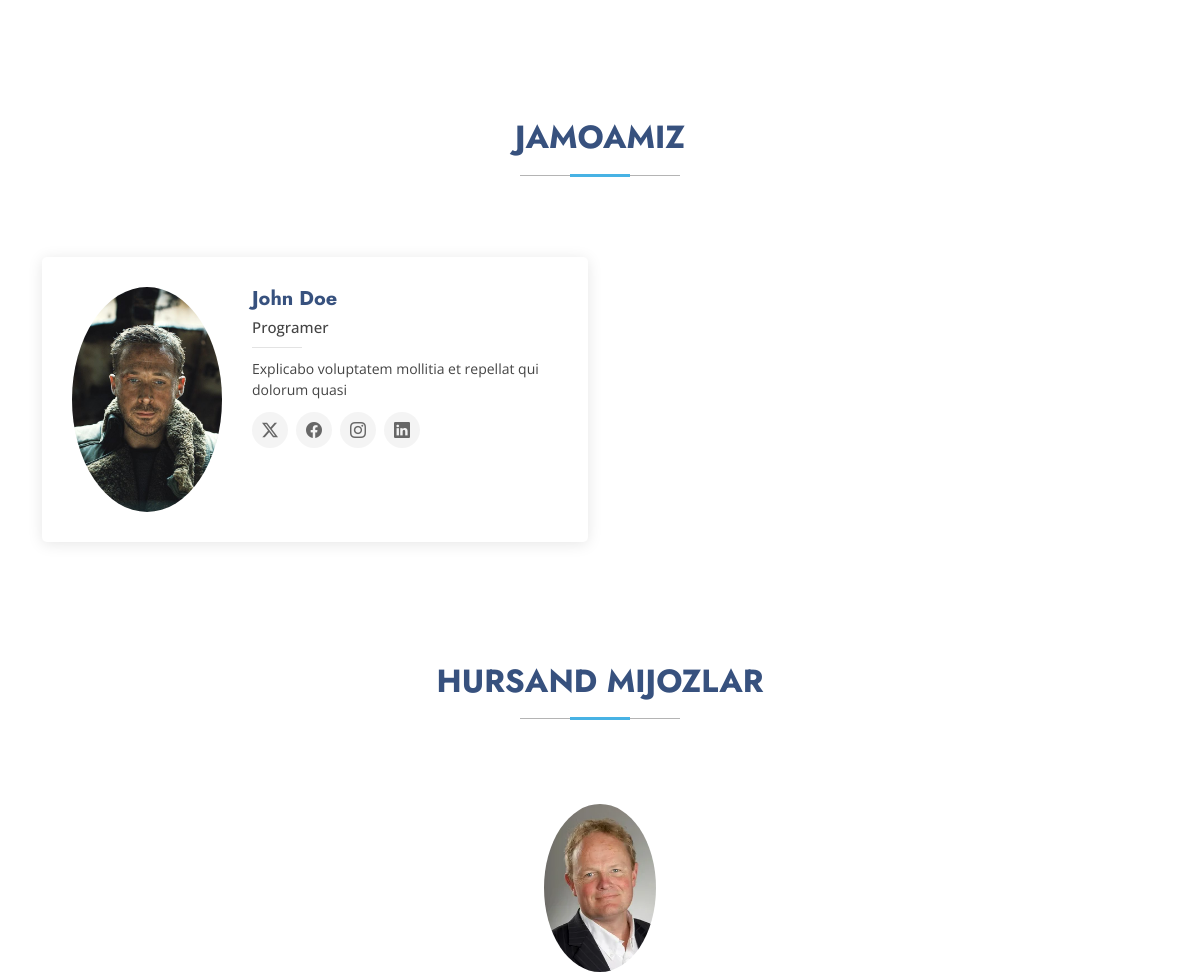
Before: / (middle part) with the older database file.
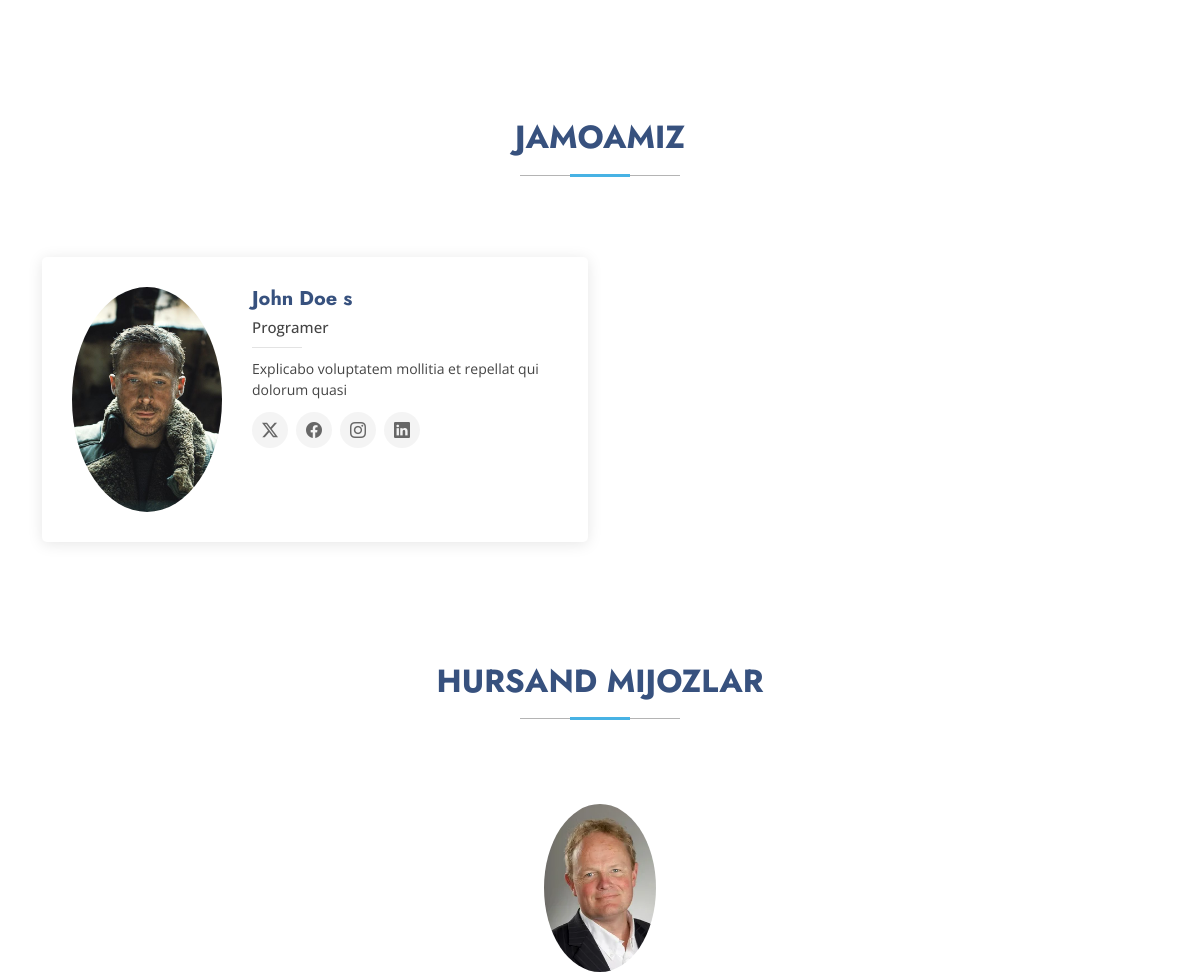
After: the same page with the newer database file.
### dashboard/models.py (models this page shows, shortened)
class Staff(models.Model):
    full_name = models.CharField(max_length=100)
    specialty = models.CharField(max_length=100)
    bio = models.TextField()
    image = models.ImageField(upload_to='staff/')
    twitter = models.URLField(max_length=255)
    facebook = models.URLField(max_length=255)
    instagram = models.URLField(max_length=255)
    linkedin = models.URLField(max_length=255)

### users/models.py (models this page shows, shortened)
class Review(models.Model):
    user = models.ForeignKey(User, on_delete=models.CASCADE)
    speciality = models.CharField(max_length=100)
    review = models.TextField()
    stars_given = models.PositiveSmallIntegerField(
        validators=[MinValueValidator(1), MaxValueValidator(5)]
    )
    @property
    def stars(self):
        return range(0, self.stars_given)

class User(AbstractUser):
    profile_image = models.ImageField(upload_to='profile_pics', default="default_profile_pic.jpg")
    @property
    def full_name(self):
        return f'{self.first_name} {self.last_name}'

### users/views.py (the view)
# urls.py: path('', HomePageView.as_view(), name='home'),
class HomePageView(View):
    def get(self, request):
        services = Services.objects.all()
        portfolios = Portfolio.objects.all()
        staff = Staff.objects.all()
        reviews = Review.objects.all()
        context = {
            'services': services, 'portfolios': portfolios,
            'staff': staff, 'reviews': reviews
        }
        return render(request, 'users/index.html', context)

### templates/users/index.html (shortened to what this page needs)
<!DOCTYPE html>
{% load static %}
<html lang="en">
<head>
  <link href="{% static 'users/assets/vendor/bootstrap/css/bootstrap.min.css' %}" rel="stylesheet">
  <link href="{% static 'users/assets/vendor/bootstrap-icons/bootstrap-icons.css' %}" rel="stylesheet">
  <link href="{% static 'users/assets/vendor/aos/aos.css' %}" rel="stylesheet">
  <link href="{% static 'users/assets/vendor/glightbox/css/glightbox.min.css' %}" rel="stylesheet">
  <link href="{% static 'users/assets/vendor/swiper/swiper-bundle.min.css' %}" rel="stylesheet">
  <link href="{% static 'users/assets/css/main.css' %}" rel="stylesheet">
</head>
<body class="index-page">
  <main class="main">
{% block content %}
    <section id="portfolio" class="portfolio section">
    </section>
    <section id="team" class="team section">
      <div class="container section-title" data-aos="fade-up">
        <h2>Jamoamiz</h2>
      </div>
      <div class="container">
        <div class="row gy-4">
          {% for person in staff %}
          <div class="col-lg-6" data-aos="fade-up" data-aos-delay="100">
            <div class="team-member d-flex align-items-start">
              <div class="pic"><img src="{{ person.image.url }}" class="img-fluid" alt=""></div>
              <div class="member-info">
                <h4>{{ person.full_name }}</h4>
                <span>{{ person.specialty }}</span>
                <p>Explicabo voluptatem mollitia et repellat qui dolorum quasi</p>
                <div class="social">
                  <a href="{{ person.twitter }}"><i class="bi bi-twitter-x"></i></a>
                  <a href="{{ person.facebook }}"><i class="bi bi-facebook"></i></a>
                  <a href="{{ person.instagram }}"><i class="bi bi-instagram"></i></a>
                  <a href="{{ person.linkedin }}"> <i class="bi bi-linkedin"></i> </a>
                </div>
              </div>
            </div>
          </div>
          {%  endfor %}
        </div>
      </div>
    </section>
    <section id="testimonials" class="testimonials section">
      <div class="container section-title" data-aos="fade-up">
        <h2>Hursand Mijozlar</h2>
      </div>
      <div class="container" data-aos="fade-up" data-aos-delay="100">
        <div class="swiper init-swiper">
          <div class="swiper-wrapper">
            {% for review in reviews %}
            <div class="swiper-slide">
              <div class="testimonial-item">
                <img src="{{ review.user.profile_image.url }}" class="testimonial-img" alt="">
              </div>
            </div>
            {% endfor %}
          </div>
        </div>
      </div>
    </section>
{% endblock %}
  </main>
</body>
</html>

### static/users/assets/css/main.css (style rules this page uses)
:root { --default-font: "Open Sans", system-ui, -apple-system, "Segoe UI", Roboto, "Helvetica Neue", Arial, "Noto Sans", "Liberation Sans", sans-serif, "Apple Color Emoji", "Segoe UI Emoji", "Segoe UI Symbol", "Noto Color Emoji"; --heading-font: "Jost", sans-serif; --nav-font: "Poppins", sans-serif; }
:root { --background-color: #ffffff; --default-color: #444444; --heading-color: #37517e; --accent-color: #47b2e4; --surface-color: #ffffff; --contrast-color: #ffffff; }
:root { --nav-color: #ffffff; --nav-hover-color: #47b2e4; --nav-mobile-background-color: #ffffff; --nav-dropdown-background-color: #ffffff; --nav-dropdown-color: #444444; --nav-dropdown-hover-color: #47b2e4; }
:root { scroll-behavior: smooth; }
body { color: var(--default-color); background-color: var(--background-color); font-family: var(--default-font); }
a { color: var(--accent-color); text-decoration: none; transition: 0.3s; }
h1, h2, h3, h4, h5, h6 { color: var(--heading-color); font-family: var(--heading-font); }
section, .section { color: var(--default-color); background-color: var(--background-color); padding: 60px 0; scroll-margin-top: 88px; overflow: clip; }
.section-title { text-align: center; padding-bottom: 60px; position: relative; }
.section-title h2 { font-size: 32px; font-weight: 700; margin-bottom: 20px; padding-bottom: 20px; text-transform: uppercase; position: relative; }
.section-title h2:before { content: ""; position: absolute; display: block; width: 160px; height: 1px; background: color-mix(in srgb, var(--default-color), transparent 60%); left: 0; right: 0; bottom: 1px; margin: auto; }
.section-title h2::after { content: ""; position: absolute; display: block; width: 60px; height: 3px; background: var(--accent-color); left: 0; right: 0; bottom: 0; margin: auto; }
.team .team-member { background-color: var(--surface-color); box-shadow: 0px 2px 15px rgba(0, 0, 0, 0.1); position: relative; border-radius: 5px; transition: 0.5s; padding: 30px; height: 100%; }
.team .team-member .pic { overflow: hidden; width: 150px; border-radius: 50%; flex-shrink: 0; }
.team .team-member .pic img { transition: ease-in-out 0.3s; }
.team .team-member .member-info { padding-left: 30px; }
.team .team-member h4 { font-weight: 700; margin-bottom: 5px; font-size: 20px; }
.team .team-member span { display: block; font-size: 15px; padding-bottom: 10px; position: relative; font-weight: 500; }
.team .team-member span::after { content: ""; position: absolute; display: block; width: 50px; height: 1px; background: color-mix(in srgb, var(--default-color), transparent 85%); bottom: 0; left: 0; }
.team .team-member p { margin: 10px 0 0 0; font-size: 14px; }
.team .team-member .social { margin-top: 12px; display: flex; align-items: center; justify-content: start; width: 100%; }
.team .team-member .social a { background: color-mix(in srgb, var(--default-color), transparent 94%); transition: ease-in-out 0.3s; display: flex; align-items: center; justify-content: center; border-radius: 50px; width: 36px; height: 36px; }
.team .team-member .social a i { color: color-mix(in srgb, var(--default-color), transparent 20%); font-size: 16px; margin: 0 2px; }
.team .team-member .social a+a { margin-left: 8px; }
.testimonials .testimonial-item { text-align: center; }
.testimonials .testimonial-item .testimonial-img { width: 120px; border-radius: 50%; border: 4px solid var(--background-color); margin: 0 auto; }
.testimonials .swiper-wrapper { height: auto; }

Changed rows visible on the page:
changed Staff "Programer": full_name "John Doe" → "John Doe s"
